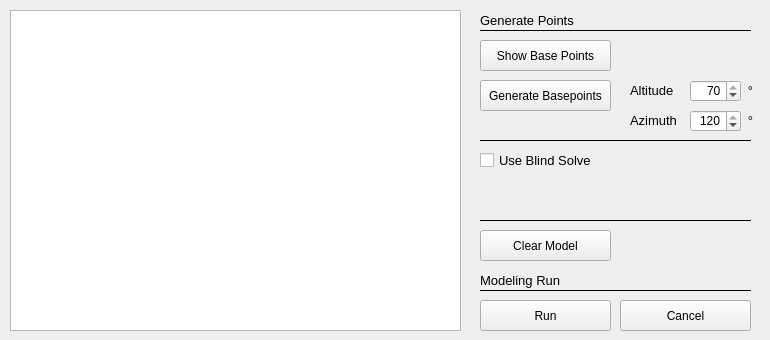
   <widget class="QWidget" name="tab_6">
    <attribute name="title">
     <string>Model Base</string>
    </attribute>
    <widget class="QPushButton" name="btn_runBaseModel">
     <property name="geometry">
      <rect>
       <x>480</x>
       <y>300</y>
       <width>131</width>
       <height>31</height>
      </rect>
     </property>
     <property name="toolTip">
      <string>Runs the base model, if ther are any points</string>
     </property>
     <property name="text">
      <string>Run</string>
     </property>
    </widget>
    <widget class="QCheckBox" name="checkUseBlindSolve">
     <property name="geometry">
      <rect>
       <x>480</x>
       <y>150</y>
       <width>131</width>
       <height>20</height>
      </rect>
     </property>
     <property name="font">
      <font>
       <pointsize>10</pointsize>
      </font>
     </property>
     <property name="toolTip">
      <string>If checked, a blind solve would be made (needs internet connection)</string>
     </property>
     <property name="text">
      <string>Use Blind Solve</string>
     </property>
    </widget>
    <widget class="QGraphicsView" name="modelBasePointsPlot">
     <property name="geometry">
      <rect>
       <x>10</x>
       <y>10</y>
       <width>451</width>
       <height>321</height>
      </rect>
     </property>
     <property name="cursor" stdset="0">
      <cursorShape>CrossCursor</cursorShape>
     </property>
     <property name="autoFillBackground">
      <bool>true</bool>
     </property>
     <property name="frameShadow">
      <enum>QFrame::Plain</enum>
     </property>
     <property name="sceneRect">
      <rectf>
       <x>0.000000000000000</x>
       <y>0.000000000000000</y>
       <width>449.000000000000000</width>
       <height>319.000000000000000</height>
      </rectf>
     </property>
    </widget>
    <widget class="QPushButton" name="btn_clearAlignmentModel">
     <property name="geometry">
      <rect>
       <x>480</x>
       <y>230</y>
       <width>131</width>
       <height>31</height>
      </rect>
     </property>
     <property name="toolTip">
      <string>Clear the model in mount. Can't be revised.</string>
     </property>
     <property name="text">
      <string>Clear Model</string>
     </property>
    </widget>
    <widget class="QPushButton" name="btn_loadBasePoints">
     <property name="geometry">
      <rect>
       <x>480</x>
       <y>40</y>
       <width>131</width>
       <height>31</height>
      </rect>
     </property>
     <property name="toolTip">
      <string>Shows the base points of model point file</string>
     </property>
     <property name="text">
      <string>Show Base Points</string>
     </property>
    </widget>
    <widget class="Line" name="line_24">
     <property name="geometry">
      <rect>
       <x>480</x>
       <y>130</y>
       <width>271</width>
       <height>21</height>
      </rect>
     </property>
     <property name="frameShadow">
      <enum>QFrame::Plain</enum>
     </property>
     <property name="orientation">
      <enum>Qt::Horizontal</enum>
     </property>
    </widget>
    <widget class="QPushButton" name="btn_generateBasePoints">
     <property name="geometry">
      <rect>
       <x>480</x>
       <y>80</y>
       <width>131</width>
       <height>31</height>
      </rect>
     </property>
     <property name="toolTip">
      <string>Generates Basepoint based on Altitude and AZ</string>
     </property>
     <property name="text">
      <string>Generate Basepoints</string>
     </property>
    </widget>
    <widget class="QDoubleSpinBox" name="azimuthBase">
     <property name="geometry">
      <rect>
       <x>690</x>
       <y>110</y>
       <width>51</width>
       <height>22</height>
      </rect>
     </property>
     <property name="alignment">
      <set>Qt::AlignRight|Qt::AlignTrailing|Qt::AlignVCenter</set>
     </property>
     <property name="decimals">
      <number>0</number>
     </property>
     <property name="maximum">
      <double>120.000000000000000</double>
     </property>
     <property name="singleStep">
      <double>1.000000000000000</double>
     </property>
     <property name="value">
      <double>120.000000000000000</double>
     </property>
    </widget>
    <widget class="QDoubleSpinBox" name="altitudeBase">
     <property name="geometry">
      <rect>
       <x>690</x>
       <y>80</y>
       <width>51</width>
       <height>22</height>
      </rect>
     </property>
     <property name="alignment">
      <set>Qt::AlignRight|Qt::AlignTrailing|Qt::AlignVCenter</set>
     </property>
     <property name="decimals">
      <number>0</number>
     </property>
     <property name="minimum">
      <double>20.000000000000000</double>
     </property>
     <property name="maximum">
      <double>70.000000000000000</double>
     </property>
     <property name="singleStep">
      <double>1.000000000000000</double>
     </property>
     <property name="value">
      <double>70.000000000000000</double>
     </property>
    </widget>
    <widget class="QLabel" name="label_170">
     <property name="geometry">
      <rect>
       <x>630</x>
       <y>80</y>
       <width>51</width>
       <height>21</height>
      </rect>
     </property>
     <property name="font">
      <font>
       <pointsize>10</pointsize>
      </font>
     </property>
     <property name="text">
      <string>Altitude</string>
     </property>
    </widget>
    <widget class="QLabel" name="label_171">
     <property name="geometry">
      <rect>
       <x>630</x>
       <y>110</y>
       <width>51</width>
       <height>21</height>
      </rect>
     </property>
     <property name="font">
      <font>
       <pointsize>10</pointsize>
      </font>
     </property>
     <property name="text">
      <string>Azimuth</string>
     </property>
    </widget>
    <widget class="QPushButton" name="btn_cancelBaseModel">
     <property name="geometry">
      <rect>
       <x>620</x>
       <y>300</y>
       <width>131</width>
       <height>31</height>
      </rect>
     </property>
     <property name="toolTip">
      <string>Cancels the base run in the next ful cycle</string>
     </property>
     <property name="text">
      <string>Cancel</string>
     </property>
    </widget>
    <widget class="Line" name="line_23">
     <property name="geometry">
      <rect>
       <x>480</x>
       <y>280</y>
       <width>271</width>
       <height>21</height>
      </rect>
     </property>
     <property name="frameShadow">
      <enum>QFrame::Plain</enum>
     </property>
     <property name="orientation">
      <enum>Qt::Horizontal</enum>
     </property>
    </widget>
    <widget class="QLabel" name="label_103">
     <property name="geometry">
      <rect>
       <x>480</x>
       <y>270</y>
       <width>161</width>
       <height>21</height>
      </rect>
     </property>
     <property name="font">
      <font>
       <pointsize>10</pointsize>
      </font>
     </property>
     <property name="text">
      <string>Modeling Run</string>
     </property>
    </widget>
    <widget class="QLabel" name="label_109">
     <property name="geometry">
      <rect>
       <x>740</x>
       <y>80</y>
       <width>21</width>
       <height>20</height>
      </rect>
     </property>
     <property name="font">
      <font>
       <pointsize>10</pointsize>
      </font>
     </property>
     <property name="text">
      <string>°</string>
     </property>
     <property name="alignment">
      <set>Qt::AlignCenter</set>
     </property>
     <property name="wordWrap">
      <bool>false</bool>
     </property>
    </widget>
    <widget class="QLabel" name="label_110">
     <property name="geometry">
      <rect>
       <x>740</x>
       <y>110</y>
       <width>21</width>
       <height>20</height>
      </rect>
     </property>
     <property name="font">
      <font>
       <pointsize>10</pointsize>
      </font>
     </property>
     <property name="text">
      <string>°</string>
     </property>
     <property name="alignment">
      <set>Qt::AlignCenter</set>
     </property>
     <property name="wordWrap">
      <bool>false</bool>
     </property>
    </widget>
    <widget class="QLabel" name="label_116">
     <property name="geometry">
      <rect>
       <x>480</x>
       <y>10</y>
       <width>161</width>
       <height>21</height>
      </rect>
     </property>
     <property name="font">
      <font>
       <pointsize>10</pointsize>
      </font>
     </property>
     <property name="text">
      <string>Generate Points</string>
     </property>
    </widget>
    <widget class="Line" name="line_35">
     <property name="geometry">
      <rect>
       <x>480</x>
       <y>20</y>
       <width>271</width>
       <height>21</height>
      </rect>
     </property>
     <property name="frameShadow">
      <enum>QFrame::Plain</enum>
     </property>
     <property name="orientation">
      <enum>Qt::Horizontal</enum>
     </property>
    </widget>
    <widget class="Line" name="line_36">
     <property name="geometry">
      <rect>
       <x>480</x>
       <y>210</y>
       <width>271</width>
       <height>21</height>
      </rect>
     </property>
     <property name="frameShadow">
      <enum>QFrame::Plain</enum>
     </property>
     <property name="orientation">
      <enum>Qt::Horizontal</enum>
     </property>
    </widget>
   </widget>
